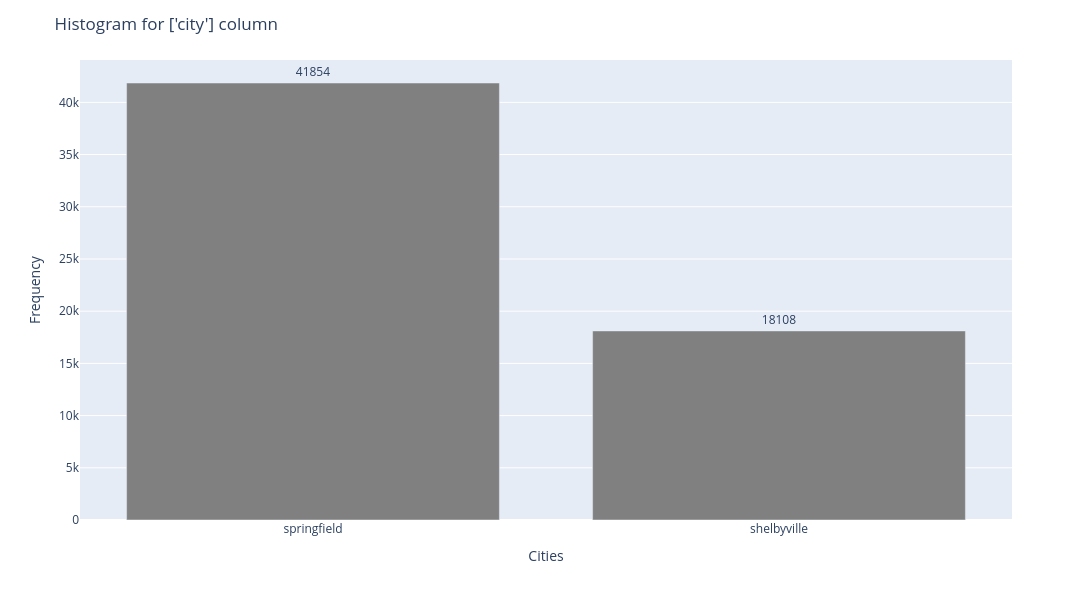

The code cell stored with this chart in its notebook:
### Code cell
# Histogram for 'city' column
plot_cualitative_histogram_plotlypx(df_music_clean['city'], color="grey", title="Histogram for ['city'] column", xlabel="Cities", 
                                    ylabel="Frequency", figsize=(1200, 600), xtick=None, ytick=None, rotation_x=0, rotation_y=0, top_n=None)

### Figure 1 — Plotly figure (JSON) as saved in the notebook; plotly's stock layout.template omitted (floating-point values rounded to 4 significant figures)
{"data": [{"hovertemplate": "Category=%{x}<br>Frequency=%{text}<extra></extra>", "legendgroup": "", "marker": {"color": "grey", "pattern": {"shape": ""}}, "name": "", "orientation": "v", "showlegend": false, "text": [41850.0, 18110.0], "textposition": "outside", "type": "bar", "x": ["springfield", "shelbyville"], "xaxis": "x", "y": [41854, 18108], "yaxis": "y"}], "layout": {"barmode": "relative", "height": 600, "legend": {"tracegroupgap": 0}, "margin": {"t": 60}, "title": {"text": "Histogram for ['city'] column"}, "width": 1200, "xaxis": {"anchor": "y", "domain": [0, 1], "tickangle": 0, "title": {"text": "Cities"}}, "yaxis": {"anchor": "x", "domain": [0, 1], "tickangle": 0, "title": {"text": "Frequency"}}}}
